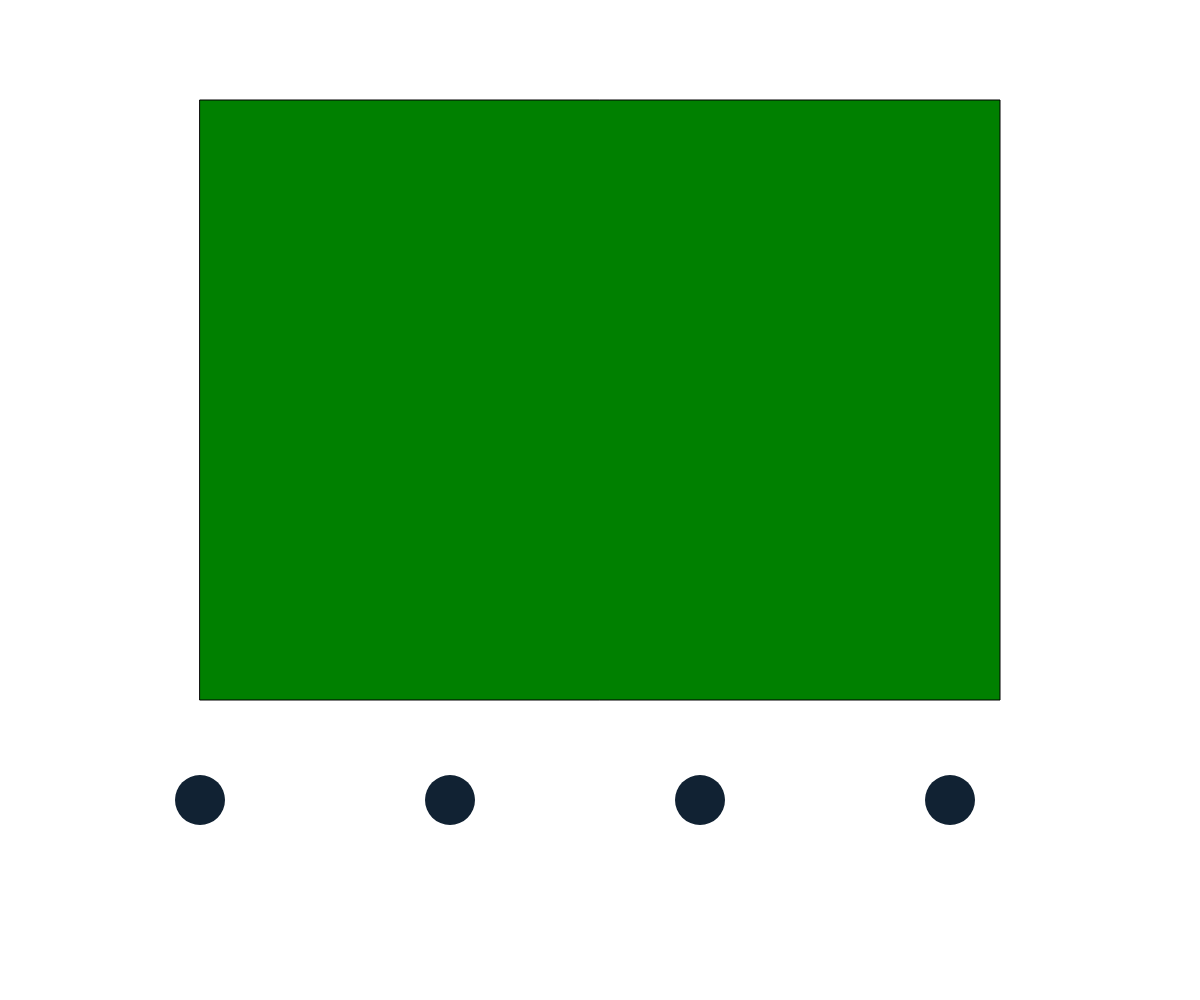
Frame 1 (no input)
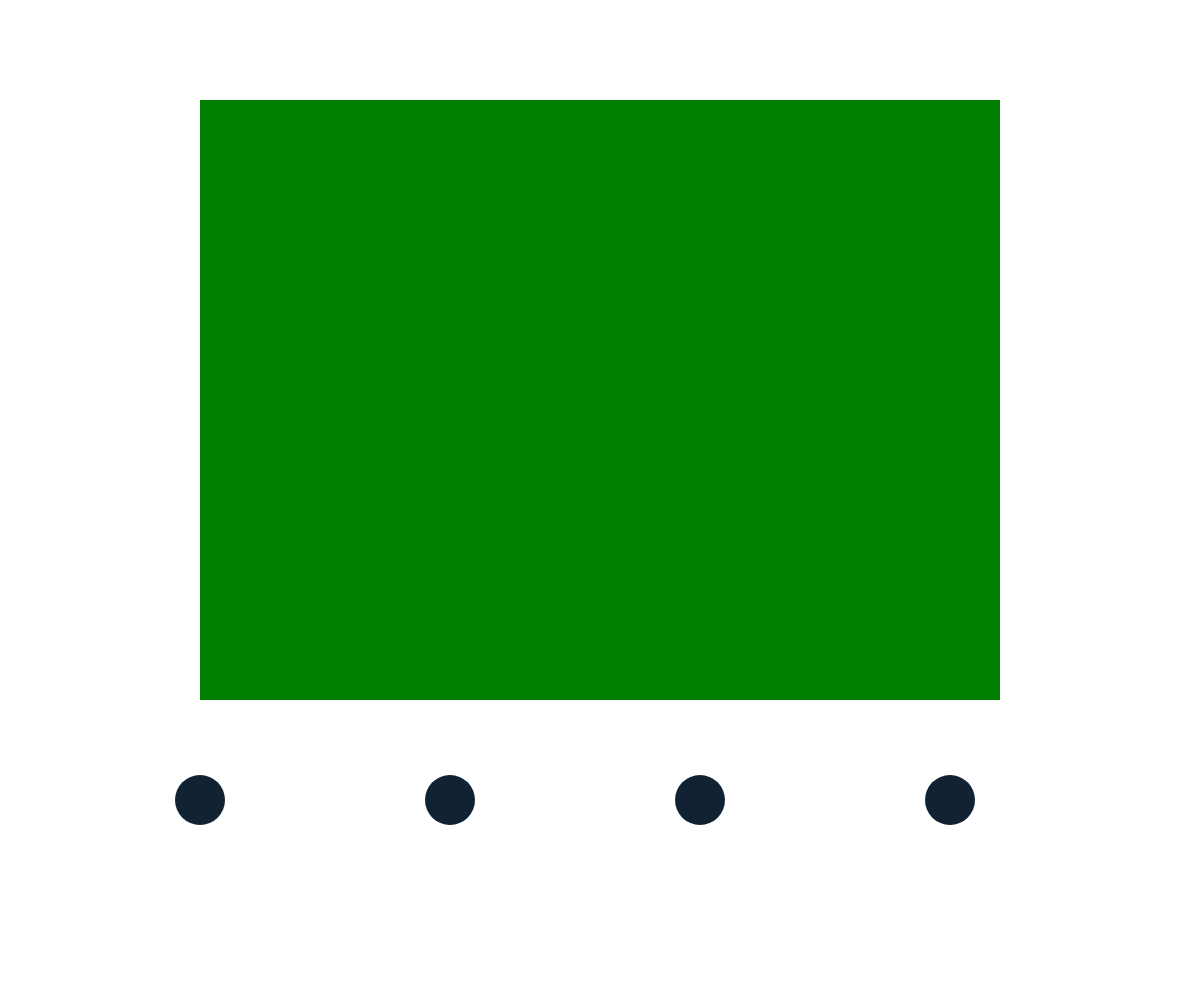
Frame 60 (no input)
Frame 120 (the mouse pressed at the canvas centre since frame 60): identical to frame 60, image omitted

The p5.js sketch that drew these frames (run headless with seeded random() and noise() and a simulated clock; from frame 60 on, the mouse is pressed at the canvas centre):

// p5.js sketch
// ── sketch.js
let balls = [];
let goal;

// we need the class to hold the position, size, and year of the ball
class Ball {
  constructor(posX, posY, r, year) {
    this.posX = posX;
    this.posY = posY;
    this.r = r;
    this.year = year
    this.dragging = false;
  }
}

// the goal need to hold the position, width, height and whether it is hit
class Goal {
  constructor(posX, posY, w, h, hit) {
    this.posX = posX;
    this.posY = posY;
    this.w = w;
    this.h = h;
    this.hit = hit;
  }
}

function setup() {
  createCanvas(windowWidth, windowHeight);
  ellipseMode(CENTER);

  // create some initial data
  goal = new Goal(200, 100, windowWidth - 400, windowHeight - 400, false);

  // ball position doesn't really matter in the beginning...
  balls.push(new Ball(0, 0, 50, 1954));
  balls.push(new Ball(0, 0, 50, 1974));
  balls.push(new Ball(0, 0, 50, 1990));
  balls.push(new Ball(0, 0, 50, 2014));

  // because we are setting it here
  for(let ix in balls) {
    let ball = balls[ix];
    ball.posX = 200 + (windowWidth - 200) / balls.length * ix;
    ball.posY = windowHeight - 200;
  }
}

function draw() {
  background("#fff");

  // draw the goal color differently, if it is "hit"
  if(goal.hit) {
    fill("#3345ef");
  } else {
    fill("green");
  }

  rect(goal.posX, goal.posY, goal.w, goal.h);

  // draw the balls
  for( let i = 0; i < balls.length; i++) {
    fill("#123");
    noStroke();
    let ball = balls[i];

    // if there is a ball, that is being dragged, draw it under the mouse pointer
    if ( ball.dragging ) {
      ball.posX = mouseX;
      ball.posY = mouseY;
    }
    ellipse(ball.posX, ball.posY, ball.r);
  }
}

function mousePressed() {
  // check, whether there is a ball that we can drag
  for( let i = 0; i < balls.length; i++) {
    if (dist(mouseX, mouseY, balls[i].posX, balls[i].posY) < 25) { // if we are clicking inside a ball...
      balls[i].dragging = true; // ... set the dragging to true
      break; // we need the break, otherwise we can drag more than one ball if they are close together and we don't want that
    }
  }
}

function mouseReleased(e) {
  // when the mouse is released, we "map" each ball, meaning we return another object instead of the original, that has the dragging set to false
  balls.map(b => {
    b.dragging = false;
    return b;
  })

  // we are checking, if any of those balls are inside the goal
  for (let ix in balls) {
    ball = balls[ix];
    if ( ball.posX > goal.posX && ball.posX < goal.posX + goal.w) {
      if ( ball.posY > goal.posY && ball.posY < goal.posY + goal.h) {
        goal.hit = true;
        break; // no need to check further, if we found one, so we are breaking the loop
      } else {
        goal.hit = false;
      }
      goal.hit = false;
    }
  }
}
